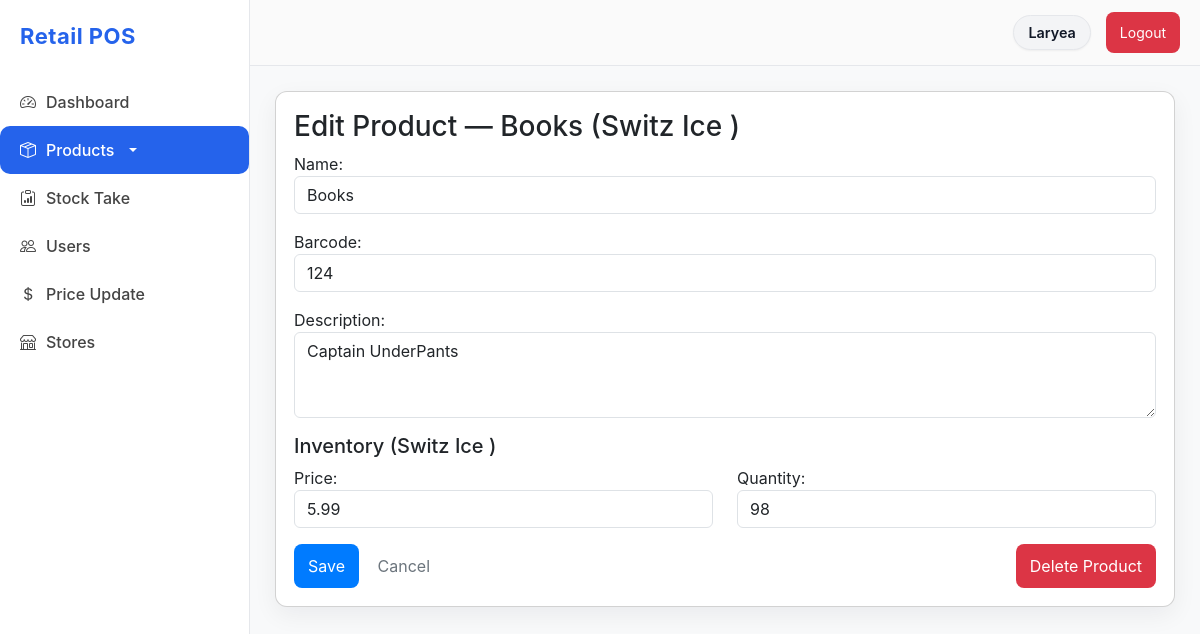
The page /inventory/store/1/products/6/edit/ (signed in) on the database its author committed.
### inventory/models.py (models this page shows, shortened)
class Product(models.Model):
    sku = models.CharField(max_length=64, unique=True, editable=False)
    barcode = models.CharField(max_length=128, unique=True)
    name = models.CharField(max_length=255)
    description = models.TextField(blank=True)
    is_active = models.BooleanField(default=True)
    created_at = models.DateTimeField(auto_now_add=True)

class Store(models.Model):
    name = models.CharField(max_length=255)
    code = models.CharField(max_length=50, unique=True)
    address = models.TextField(blank=True)

### inventory/views.py (the view)
    def _wrapped(request, *args, **kwargs):
        profile = getattr(request.user, 'profile', None)
        if not profile or not (profile.is_owner or profile.is_manager):
            return HttpResponseForbidden("Not allowed")
        return view_func(request, *args, **kwargs)

### inventory/forms.py
class ProductForm(forms.ModelForm):
    class Meta:
        model = Product
        fields = ['barcode', 'name', 'description', 'is_active']
        widgets = {
            'barcode': forms.TextInput(attrs={'class': 'form-control'}),
            'name': forms.TextInput(attrs={'class': 'form-control'}),
            'description': forms.Textarea(attrs={'class': 'form-control', 'rows': 3}),
            'is_active': forms.CheckboxInput(attrs={'class': 'form-check-input'}),
        }

class InventoryEditForm(forms.Form):
    price = forms.DecimalField(max_digits=12, decimal_places=2, widget=forms.NumberInput(attrs={'class':'form-control'}))
    quantity = forms.IntegerField(min_value=0, widget=forms.NumberInput(attrs={'class':'form-control'}))

### inventory/models.py (called while the page is built)
    @property
    def is_owner(self):
        return self.role == ROLE_OWNER

    @property
    def is_manager(self):
        return self.role == ROLE_MANAGER

    @property
    def is_cashier(self):
        return self.role == ROLE_CASHIER

### inventory/views.py (called while the page is built)
def owner_or_manager_required(view_func):
    def _wrapped(request, *args, **kwargs):
        profile = getattr(request.user, 'profile', None)
        if not profile or not (profile.is_owner or profile.is_manager):
            return HttpResponseForbidden("Not allowed")
        return view_func(request, *args, **kwargs)
    return _wrapped

### inventory/templates/inventory/product_edit.html (shortened to what this page needs)
{% extends 'inventory/base.html' %}  {% block content %}
<div class="card">
  <h3>Edit Product — {{ product.name }} ({{ store.name }})</h3>
  <form method="post">
    <div class="mb-3">{{ pform.name.label_tag }} {{ pform.name }}</div>
    <div class="mb-3">{{ pform.barcode.label_tag }} {{ pform.barcode }}</div>
    <div class="mb-3">
      {{ pform.description.label_tag }} {{ pform.description }}
    </div>
    <h5>Inventory ({{ store.name }})</h5>
    <div class="row">
      <div class="col-md-6 mb-3">
        {{ iform.price.label_tag }} {{ iform.price }}
      </div>
      <div class="col-md-6 mb-3">
        {{ iform.quantity.label_tag }} {{ iform.quantity }}
      </div>
    </div>
    <button class="btn btn-primary">Save</button>
    <a href="{% url 'inventory:product_list' store.id %}" class="btn btn-outline-secondary"
      >Cancel</a
    >
    <button
      type="button"
      class="btn btn-danger float-end"
      data-bs-toggle="modal"
      data-bs-target="#deleteModal"
    >
      Delete Product
    </button>
  </form>
</div>
{% endblock %}

### inventory/templates/inventory/base.html (shortened to what this page needs)
<!DOCTYPE html>
<html lang="en">
<head>
    {% load static %}
    <link href="https://cdn.jsdelivr.net/npm/bootstrap@5.3.0/dist/css/bootstrap.min.css" rel="stylesheet">
    <link href="https://cdn.jsdelivr.net/npm/bootstrap-icons@1.10.5/font/bootstrap-icons.css" rel="stylesheet">
    <link rel="stylesheet" href="{% static 'css/styles.css' %}">
</head>
<body class="bg-light">
{% if user.is_authenticated %}
    <div class="sidebar" id="sidebar">
    <a href="{% url 'dashboard' %}" class="brand">Retail POS</a>
    <nav class="nav flex-column">
        {% if not user.profile.is_cashier %}
            <a class="nav-link {% if request.resolver_match.url_name == 'dashboard' %}active{% endif %}"
               href="{% url 'dashboard' %}">
                <i class="bi bi-speedometer2"></i> Dashboard
            </a>
        {% endif %}
{% if not user.profile.is_cashier %}
<div class="nav-item dropdown">
    <a class="nav-link dropdown-toggle
        {% if 'products' in request.path %}active{% endif %}"
       href="#" role="button" data-bs-toggle="dropdown" aria-expanded="false">
        <i class="bi bi-box-seam"></i> Products
    </a>
</div>
{% endif %}
        {% if user.profile.is_manager or user.profile.is_owner %}
        <a class="nav-link {% if request.resolver_match.url_name == 'stock_take' %}active{% endif %}"
           href="{% url 'inventory:stock_take' 1 %}">
            <i class="bi bi-clipboard-data"></i> Stock Take
        </a>
        {% endif %}
        {% if user.profile.is_owner %}
            <a class="nav-link {% if request.resolver_match.url_name == 'users' %}active{% endif %}"
               href="{% url 'inventory:users' %}">
                <i class="bi bi-people"></i> Users
            </a>
            <a class="nav-link {% if request.resolver_match.url_name == 'price_update' %}active{% endif %}"
               href="{% url 'inventory:price_update' %}">
                <i class="bi bi-currency-dollar"></i> Price Update
            </a>
            <a class="nav-link {% if request.resolver_match.url_name == 'store_list' %}active{% endif %}"
               href="{% url 'inventory:store_list' %}">
                <i class="bi bi-shop"></i> Stores
            </a>
        {% endif %}
    </nav>
</div>
    <div class="topbar">
        <span class="user-pill">{{ user.username }}</span>
        <a href="{% url 'inventory:logout' %}" class="btn btn-danger btn-sm">Logout</a>
    </div>
{% endif %}
<div class="main-content">
    {% block content %}{% endblock %}
</div>
</body>
</html>

### inventory/static/css/styles.css (style rules this page uses)
:root { --brand: #007bff; --muted: #6b7280; --card-bg: #fff; --bg: #f2f4f7; --success: #28a745; }
* { box-sizing: border-box; }
body { margin: 0; font-family: Inter, "Segoe UI", Roboto, Arial, sans-serif; background: var(--bg); color: #111; }
.card { background: var(--card-bg); border-radius: 12px; padding: 18px; box-shadow: 0 8px 24px rgba(12, 20, 30, 0.06); margin-bottom: 18px; }
.btn { display: inline-block; padding: 10px 14px; border-radius: 8px; border: 0; cursor: pointer; }
.btn-primary { background: var(--brand); color: #fff; }
.topbar { background: #1f2937; padding: 0.6rem 0; color: #ffffff; border-bottom: 1px solid #374151; }
.brand { font-size: 1.4rem; font-weight: 700; color: #ffffff; text-decoration: none; letter-spacing: 0.5px; }
.user-pill { background: #374151; padding: 6px 14px; border-radius: 20px; font-size: 0.9rem; font-weight: 500; }
.dropdown { position: relative; display: inline-block; }

### inventory/templates/inventory/base.html (style rules this page uses)
.sidebar { width: 250px; height: 100vh; position: fixed; left: 0; top: 0; background: #ffffff; border-right: 1px solid #e5e7eb; padding: 20px 0; transition: left 0.3s ease; z-index: 200; }
.sidebar .brand { font-size: 22px; font-weight: 700; padding: 0 20px; margin-bottom: 25px; display: block; color: #2563eb; text-decoration: none; }
.sidebar .nav-link { padding: 12px 20px; font-weight: 500; color: #444; display: flex; align-items: center; gap: 10px; border-radius: 10px; transition: 0.25s; }
.sidebar .nav-link.active { background: #2563eb !important; color: white !important; }
.main-content { margin-left: 250px; padding: 25px; transition: margin-left 0.3s ease; }
.topbar { display: flex; justify-content: flex-end; align-items: center; padding: 12px 20px; background: #fafafa; border-bottom: 1px solid #e5e7eb; position: sticky; top: 0; z-index: 150; }
.user-pill { margin-right: 15px; font-weight: 600; color: #111827; background: #f3f4f6; padding: 6px 14px; border-radius: 30px; border: 1px solid #e5e7eb; box-shadow: 0 1px 2px rgba(0,0,0,0.05); }

### rows shown on the page
Product: name "Books", barcode "124", description "Captain UnderPants"
Store: name "Switz Ice"

### other values the page prints
{{ user.username }} "Laryea"
{{ pform.name.label_tag }} "Name:"
{{ pform.barcode.label_tag }} "Barcode:"
{{ pform.description.label_tag }} "Description:"
{{ iform.price.label_tag }} "Price:"
{{ iform.quantity.label_tag }} "Quantity:"
